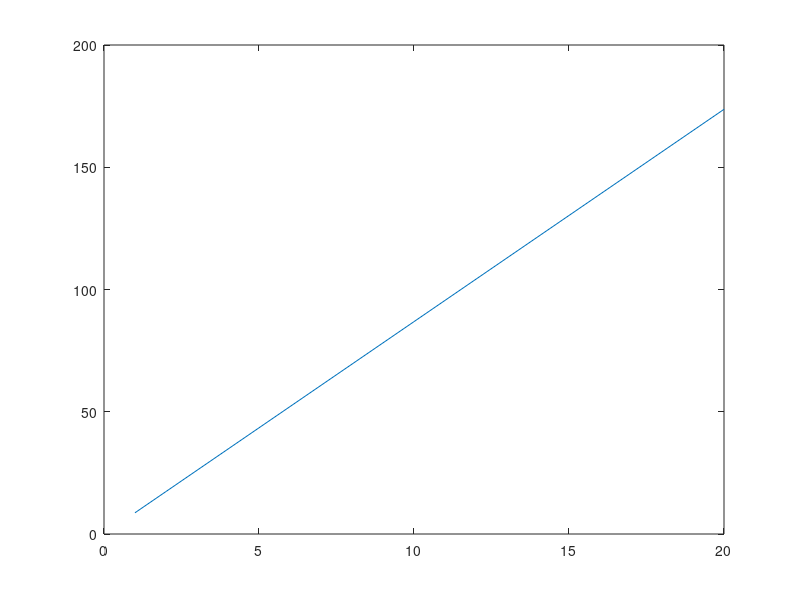

This chart was generated by the following MATLAB code:
clc;
close;
clear all;


t = linspace(0,1,1000);

a = 1;

y = exp(-a*t);

plot(t,mag2db(y));
grid

10^(86.86/10)
%20 = 173.7
%10 = 86.86
%5 = 43.43
%2 = 17.37


%%
x = [1 2 5 10 20];
z = [8.685 17.37 43.43 86.86 173.7];

plot(x,z)
